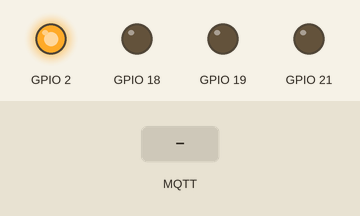
Bench run of a sketch on a simulated ESP32. On the bench: output pins drawn as LEDs (lit = HIGH). The test bench sets the inputs (shaded band). WiFi joins after 1.5 s; servers stay silent unless stated; random numbers use the default seed unless the sketch sets one; no MQTT or app messages arrive unless stated; what the sketch prints to the serial monitor is not drawn.

Above: at 2.7 s.
2.8 s: MQTT message "hidup" arrives on the first subscribed topic
At 4.0 s:
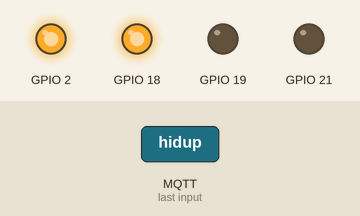
4.3 s: MQTT message "1" arrives on the first subscribed topic
At 5.3 s:
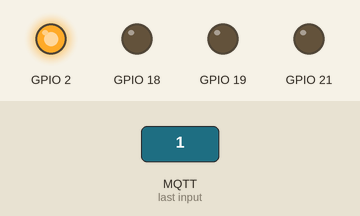
Timing chart, 0 to 7.3 s (numbered marks = the images above; inputs shaded):
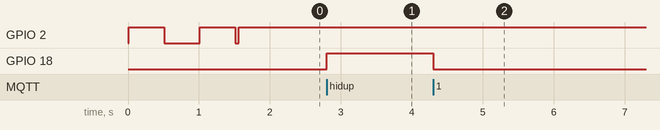

Measured:
- after the input at 2.8 s, GPIO 18: LOW → HIGH at once
- after the input at 4.3 s, GPIO 18: HIGH → LOW at once

The sketch:

mqtt_relay_String.ino
```cpp
#include <WiFi.h>
#include <PubSubClient.h>

const char* ssid = "yourSSID";
const char* password = "yourPASSWORD";
const char* mqtt_server = "broker.hivemq.com";

WiFiClient espClient;
PubSubClient client(espClient);

void setup_wifi(){
  delay(10); // Start connecting to WiFi network
  Serial.println();
  Serial.print("Connecting to ");
  Serial.println(ssid);
  WiFi.begin(ssid, password);
  while (WiFi.status() != WL_CONNECTED){
    // Status for connecting to WiFi
    digitalWrite(2, !digitalRead(2));
    delay(500);
    Serial.print(".");
  }
  randomSeed(micros());
  Serial.println("");
  Serial.println("WiFi connected");
  // Status connected to WiFi
  digitalWrite(2, HIGH);
  Serial.println("IP address: ");
  Serial.println(WiFi.localIP());
}

void callback(char* topic, byte* payload, unsigned int length){
  if (String((char*)payload) == "hidup"){   // tukar kepada string
    digitalWrite(18, HIGH); // ON relay 1
  }
  if ((char)payload[0] == '1'){  // guna char
    digitalWrite(18, LOW);  // OFF relay 1
  }
  /*if ((char)payload[0] == '2'){
    digitalWrite(19, HIGH); // ON relay 2
  }
  if ((char)payload[0] == '3'){
    digitalWrite(19, LOW);  // OFF relay 2
  }
  if ((char)payload[0] == '4'){
    digitalWrite(23, HIGH); // ON relay 3
  }
  if ((char)payload[0] == '5'){
    digitalWrite(23, LOW);  // OFF relay 3
  }*/
}

void reconnect(){
  digitalWrite(2,LOW);
  while (!client.connected()){
    Serial.print("Attempting MQTT connection...");
    String clientId = "ESP32Client-";
    clientId += String(random(0xffff), HEX);
    if (client.connect(clientId.c_str())){
      Serial.println("connected");
      digitalWrite(2, HIGH);
      // Once connected, publish an announcement...
      client.publish("mtech/out/iot", "Connected to ESp32");
      //... resubscribe
      client.subscribe("mtech/in/iot");
    }else{
      Serial.print("failed, rc=");
      Serial.print(client.state());
      Serial.println(" try again in 1 seconds");
      digitalWrite(2, !digitalRead(2));
      delay(1000);
    }
  }
}

void setup() {
Serial.begin(115200);
pinMode(2, OUTPUT);
pinMode(18,OUTPUT);
pinMode(19,OUTPUT);
pinMode(21,OUTPUT);
setup_wifi();
client.setServer(mqtt_server, 1883);
client.setCallback(callback);
}

void loop() {
  if (!client.connected()){
    reconnect();
  }
  client.loop();
}
```
